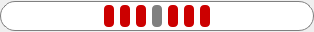
<?xml version="1.0" encoding="UTF-8"?>
<ui version="4.0">
 <class>TwoWaysPowerBar</class>
 <widget class="QWidget" name="TwoWaysPowerBar">
  <property name="geometry">
   <rect>
    <x>0</x>
    <y>0</y>
    <width>314</width>
    <height>32</height>
   </rect>
  </property>
  <property name="windowTitle">
   <string>Form</string>
  </property>
  <layout class="QVBoxLayout" name="verticalLayout">
   <property name="spacing">
    <number>0</number>
   </property>
   <property name="leftMargin">
    <number>0</number>
   </property>
   <property name="topMargin">
    <number>0</number>
   </property>
   <property name="rightMargin">
    <number>0</number>
   </property>
   <property name="bottomMargin">
    <number>0</number>
   </property>
   <item>
    <layout class="QHBoxLayout" name="horizontalLayout">
     <property name="spacing">
      <number>0</number>
     </property>
     <item>
      <widget class="QProgressBar" name="progressBar">
       <property name="minimumSize">
        <size>
         <width>0</width>
         <height>30</height>
        </size>
       </property>
       <property name="styleSheet">
        <string notr="true">QProgressBar {
	border: 1px solid grey;
	border-right: 0px;
	border-top-left-radius: 15px;
	border-bottom-left-radius: 15px;
}
QProgressBar::chunk {
	background-color: rgb(204, 0, 0);
	border-radius: 4px;
	margin: 3px;
   width: 10px;
} </string>
       </property>
       <property name="value">
        <number>24</number>
       </property>
       <property name="textVisible">
        <bool>false</bool>
       </property>
       <property name="invertedAppearance">
        <bool>true</bool>
       </property>
      </widget>
     </item>
     <item>
      <widget class="QProgressBar" name="progressBar_3">
       <property name="sizePolicy">
        <sizepolicy hsizetype="Fixed" vsizetype="Fixed">
         <horstretch>0</horstretch>
         <verstretch>0</verstretch>
        </sizepolicy>
       </property>
       <property name="minimumSize">
        <size>
         <width>15</width>
         <height>30</height>
        </size>
       </property>
       <property name="maximumSize">
        <size>
         <width>16</width>
         <height>16777215</height>
        </size>
       </property>
       <property name="styleSheet">
        <string notr="true">QProgressBar {
	border: 1px solid grey;
	border-left: 0px;
	border-right: 0px;
}
QProgressBar::chunk {
	background-color: grey;
	border-radius: 4px;
	margin: 3px;
} </string>
       </property>
       <property name="value">
        <number>100</number>
       </property>
       <property name="textVisible">
        <bool>false</bool>
       </property>
      </widget>
     </item>
     <item>
      <widget class="QProgressBar" name="progressBar_2">
       <property name="minimumSize">
        <size>
         <width>0</width>
         <height>30</height>
        </size>
       </property>
       <property name="styleSheet">
        <string notr="true">QProgressBar {
	border: 1px solid grey;
	border-left: 0px;
	border-top-right-radius: 15px;
	border-bottom-right-radius: 15px;
}
QProgressBar::chunk {
	background-color: rgb(204, 0, 0);
	border-radius: 4px;
	margin: 3px;
   width: 10px;
} </string>
       </property>
       <property name="value">
        <number>24</number>
       </property>
       <property name="textVisible">
        <bool>false</bool>
       </property>
      </widget>
     </item>
    </layout>
   </item>
  </layout>
 </widget>
 <resources/>
 <connections/>
</ui>
